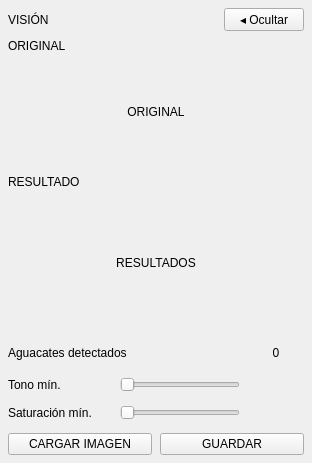
              <widget class="QFrame" name="FONDO_VISION">
                <property name="minimumSize">
                  <size>
                    <width>280</width>
                    <height>0</height>
                  </size>
                </property>
                <property name="maximumSize">
                  <size>
                    <width>360</width>
                    <height>16777215</height>
                  </size>
                </property>
                <property name="rol" stdset="0">
                  <string>panel</string>
                </property>
                <layout class="QVBoxLayout" name="lay_vision" stretch="0,2,3,0,0,0">
                  <property name="leftMargin">
                    <number>8</number>
                  </property>
                  <property name="topMargin">
                    <number>8</number>
                  </property>
                  <property name="rightMargin">
                    <number>8</number>
                  </property>
                  <property name="bottomMargin">
                    <number>8</number>
                  </property>
                  <property name="spacing">
                    <number>8</number>
                  </property>
                  <item>
                    <layout class="QHBoxLayout" name="lay_vision_cabeza">
                      <property name="leftMargin">
                        <number>0</number>
                      </property>
                      <property name="topMargin">
                        <number>0</number>
                      </property>
                      <property name="rightMargin">
                        <number>0</number>
                      </property>
                      <property name="bottomMargin">
                        <number>0</number>
                      </property>
                      <property name="spacing">
                        <number>8</number>
                      </property>
                      <item>
                        <widget class="QLabel" name="ETIQUETA_VISION">
                          <property name="text">
                            <string>VISIÓN</string>
                          </property>
                          <property name="rol" stdset="0">
                            <string>seccion</string>
                          </property>
                        </widget>
                      </item>
                      <item>
                        <spacer name="resorte_vision">
                          <property name="orientation">
                            <enum>Qt::Horizontal</enum>
                          </property>
                          <property name="sizeHint">
                            <size>
                              <width>8</width>
                              <height>8</height>
                            </size>
                          </property>
                        </spacer>
                      </item>
                      <item>
                        <widget class="QPushButton" name="BTN_CONTRAER_VISION">
                          <property name="text">
                            <string>◂ Ocultar</string>
                          </property>
                          <property name="toolTip">
                            <string>Ocultar la visión (se abre desde la franja de la izquierda)</string>
                          </property>
                          <property name="rol" stdset="0">
                            <string>mini</string>
                          </property>
                        </widget>
                      </item>
                    </layout>
                  </item>
                  <item>
                    <layout class="QVBoxLayout" name="lay_original" stretch="0,1">
                      <property name="leftMargin">
                        <number>0</number>
                      </property>
                      <property name="topMargin">
                        <number>0</number>
                      </property>
                      <property name="rightMargin">
                        <number>0</number>
                      </property>
                      <property name="bottomMargin">
                        <number>0</number>
                      </property>
                      <property name="spacing">
                        <number>4</number>
                      </property>
                      <item>
                        <widget class="QLabel" name="SUB_ORIGINAL">
                          <property name="text">
                            <string>ORIGINAL</string>
                          </property>
                          <property name="rol" stdset="0">
                            <string>subtitulo</string>
                          </property>
                        </widget>
                      </item>
                      <item>
                        <widget class="QLabel" name="ORIGINAL">
                          <property name="sizePolicy">
                            <sizepolicy hsizetype="Ignored" vsizetype="Ignored">
                              <horstretch>0</horstretch>
                              <verstretch>0</verstretch>
                            </sizepolicy>
                          </property>
                          <property name="minimumSize">
                            <size>
                              <width>200</width>
                              <height>110</height>
                            </size>
                          </property>
                          <property name="text">
                            <string>ORIGINAL</string>
                          </property>
                          <property name="scaledContents">
                            <bool>true</bool>
                          </property>
                          <property name="alignment">
                            <set>Qt::AlignCenter</set>
                          </property>
                          <property name="rol" stdset="0">
                            <string>imagen</string>
                          </property>
                        </widget>
                      </item>
                    </layout>
                  </item>
                  <item>
                    <layout class="QVBoxLayout" name="lay_resultado" stretch="0,1">
                      <property name="leftMargin">
                        <number>0</number>
                      </property>
                      <property name="topMargin">
                        <number>0</number>
                      </property>
                      <property name="rightMargin">
                        <number>0</number>
                      </property>
                      <property name="bottomMargin">
                        <number>0</number>
                      </property>
                      <property name="spacing">
                        <number>4</number>
                      </property>
                      <item>
                        <widget class="QLabel" name="SUB_RESULTADO">
                          <property name="text">
                            <string>RESULTADO</string>
                          </property>
                          <property name="rol" stdset="0">
                            <string>subtitulo</string>
                          </property>
                        </widget>
                      </item>
                      <item>
                        <widget class="QLabel" name="RESULTADOS">
                          <property name="sizePolicy">
                            <sizepolicy hsizetype="Ignored" vsizetype="Ignored">
                              <horstretch>0</horstretch>
                              <verstretch>0</verstretch>
                            </sizepolicy>
                          </property>
                          <property name="minimumSize">
                            <size>
                              <width>200</width>
                              <height>140</height>
                            </size>
                          </property>
                          <property name="text">
                            <string>RESULTADOS</string>
                          </property>
                          <property name="scaledContents">
                            <bool>true</bool>
                          </property>
                          <property name="alignment">
                            <set>Qt::AlignCenter</set>
                          </property>
                          <property name="rol" stdset="0">
                            <string>imagen</string>
                          </property>
                        </widget>
                      </item>
                    </layout>
                  </item>
                  <item>
                    <layout class="QHBoxLayout" name="lay_contador">
                      <property name="leftMargin">
                        <number>0</number>
                      </property>
                      <property name="topMargin">
                        <number>0</number>
                      </property>
                      <property name="rightMargin">
                        <number>0</number>
                      </property>
                      <property name="bottomMargin">
                        <number>0</number>
                      </property>
                      <property name="spacing">
                        <number>8</number>
                      </property>
                      <item>
                        <widget class="QLabel" name="ETIQUETA_CONTADOR">
                          <property name="minimumSize">
                            <size>
                              <width>0</width>
                              <height>24</height>
                            </size>
                          </property>
                          <property name="text">
                            <string>Aguacates detectados</string>
                          </property>
                          <property name="rol" stdset="0">
                            <string>etiqueta</string>
                          </property>
                        </widget>
                      </item>
                      <item>
                        <spacer name="resorte_contador">
                          <property name="orientation">
                            <enum>Qt::Horizontal</enum>
                          </property>
                          <property name="sizeHint">
                            <size>
                              <width>8</width>
                              <height>8</height>
                            </size>
                          </property>
                        </spacer>
                      </item>
                      <item>
                        <widget class="QLabel" name="L_CONTADOR">
                          <property name="minimumSize">
                            <size>
                              <width>56</width>
                              <height>24</height>
                            </size>
                          </property>
                          <property name="maximumSize">
                            <size>
                              <width>56</width>
                              <height>24</height>
                            </size>
                          </property>
                          <property name="text">
                            <string>0</string>
                          </property>
                          <property name="alignment">
                            <set>Qt::AlignCenter</set>
                          </property>
                          <property name="rol" stdset="0">
                            <string>chip</string>
                          </property>
                        </widget>
                      </item>
                    </layout>
                  </item>
                  <item>
                    <layout class="QGridLayout" name="lay_color">
                      <property name="leftMargin">
                        <number>0</number>
                      </property>
                      <property name="topMargin">
                        <number>0</number>
                      </property>
                      <property name="rightMargin">
                        <number>0</number>
                      </property>
                      <property name="bottomMargin">
                        <number>0</number>
                      </property>
                      <property name="horizontalSpacing">
                        <number>8</number>
                      </property>
                      <property name="verticalSpacing">
                        <number>4</number>
                      </property>
                      <item row="0" column="0">
                        <widget class="QLabel" name="ETIQUETA_TONO">
                          <property name="minimumSize">
                            <size>
                              <width>104</width>
                              <height>24</height>
                            </size>
                          </property>
                          <property name="text">
                            <string>Tono mín.</string>
                          </property>
                          <property name="rol" stdset="0">
                            <string>etiqueta</string>
                          </property>
                        </widget>
                      </item>
                      <item row="0" column="1">
                        <widget class="QSlider" name="SLIDER_TONO">
                          <property name="minimumSize">
                            <size>
                              <width>120</width>
                              <height>24</height>
                            </size>
                          </property>
                          <property name="orientation">
                            <enum>Qt::Horizontal</enum>
                          </property>
                          <property name="rol" stdset="0">
                            <string>vision</string>
                          </property>
                        </widget>
                      </item>
                      <item row="0" column="2">
                        <widget class="QLabel" name="VS_TONO">
                          <property name="minimumSize">
                            <size>
                              <width>56</width>
                              <height>24</height>
                            </size>
                          </property>
                          <property name="maximumSize">
                            <size>
                              <width>56</width>
                              <height>24</height>
                            </size>
                          </property>
                          <property name="text">
                            <string></string>
                          </property>
                          <property name="alignment">
                            <set>Qt::AlignCenter</set>
                          </property>
                          <property name="rol" stdset="0">
                            <string>chip</string>
                          </property>
                        </widget>
                      </item>
                      <item row="1" column="0">
                        <widget class="QLabel" name="ETIQUETA_SATURACION">
                          <property name="minimumSize">
                            <size>
                              <width>104</width>
                              <height>24</height>
                            </size>
                          </property>
                          <property name="text">
                            <string>Saturación mín.</string>
                          </property>
                          <property name="rol" stdset="0">
                            <string>etiqueta</string>
                          </property>
                        </widget>
                      </item>
                      <item row="1" column="1">
                        <widget class="QSlider" name="SLIDER_SATURACION">
                          <property name="minimumSize">
                            <size>
                              <width>120</width>
                              <height>24</height>
                            </size>
                          </property>
                          <property name="orientation">
                            <enum>Qt::Horizontal</enum>
                          </property>
                          <property name="rol" stdset="0">
                            <string>vision</string>
                          </property>
                        </widget>
                      </item>
                      <item row="1" column="2">
                        <widget class="QLabel" name="VS_SATURACION">
                          <property name="minimumSize">
                            <size>
                              <width>56</width>
                              <height>24</height>
                            </size>
                          </property>
                          <property name="maximumSize">
                            <size>
                              <width>56</width>
                              <height>24</height>
                            </size>
                          </property>
                          <property name="text">
                            <string></string>
                          </property>
                          <property name="alignment">
                            <set>Qt::AlignCenter</set>
                          </property>
                          <property name="rol" stdset="0">
                            <string>chip</string>
                          </property>
                        </widget>
                      </item>
                    </layout>
                  </item>
                  <item>
                    <layout class="QHBoxLayout" name="lay_imagen">
                      <property name="leftMargin">
                        <number>0</number>
                      </property>
                      <property name="topMargin">
                        <number>0</number>
                      </property>
                      <property name="rightMargin">
                        <number>0</number>
                      </property>
                      <property name="bottomMargin">
                        <number>0</number>
                      </property>
                      <property name="spacing">
                        <number>8</number>
                      </property>
                      <item>
                        <widget class="QPushButton" name="CARGA">
                          <property name="text">
                            <string>CARGAR IMAGEN</string>
                          </property>
                          <property name="toolTip">
                            <string>Probar la visión con una foto del disco</string>
                          </property>
                          <property name="rol" stdset="0">
                            <string>primario</string>
                          </property>
                        </widget>
                      </item>
                      <item>
                        <widget class="QPushButton" name="GUARDAR">
                          <property name="text">
                            <string>GUARDAR</string>
                          </property>
                          <property name="toolTip">
                            <string>Guardar los pedúnculos detectados para COSECHAR</string>
                          </property>
                          <property name="rol" stdset="0">
                            <string>accion</string>
                          </property>
                        </widget>
                      </item>
                    </layout>
                  </item>
                </layout>
              </widget>
